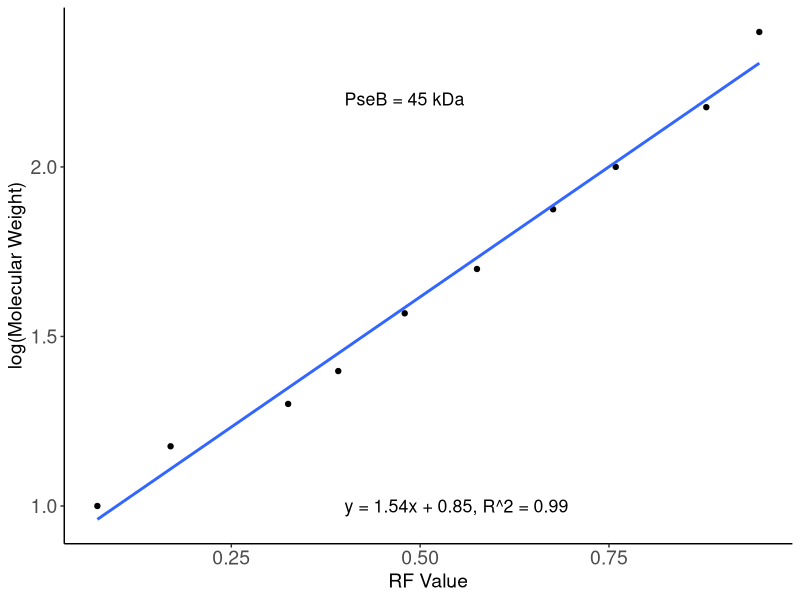
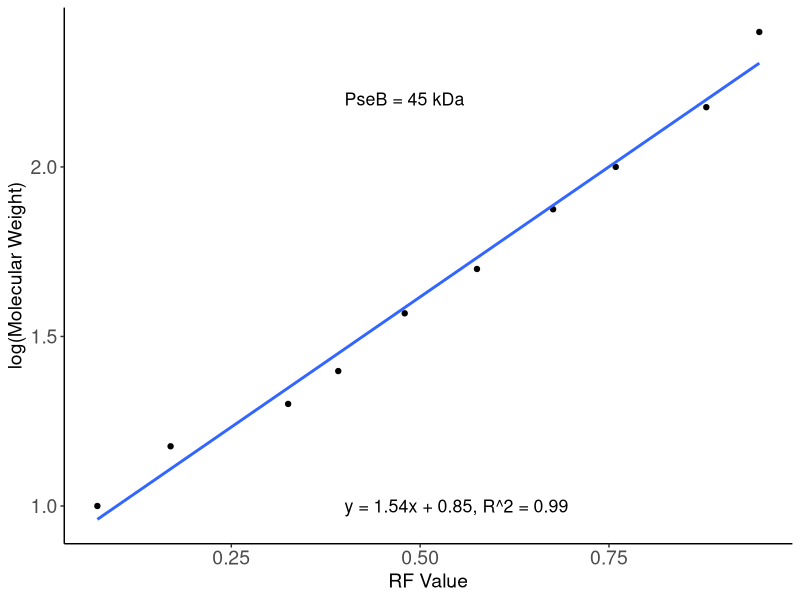

Generate these figures, in order, with R:
#### Set up ####

##Packages
#install.packages("tidyverse")
library(tidyverse)

#install.packages("readxl")
library(readxl)

#function for me
specify_decimal <- function(x, k) trimws(format(round(x, k), nsmall=k))

#### Your inputs ####

##Loading in your data
#Input data under columns 'distance' and 'mw_kDa'
wb_ladder <- read_excel("project/Figuring out molecular weight.xlsx")

#Specifics 
protein_name <- "PseB"
solvent_front <- 7.84
protein_distance <- 3.74
plot_save_location <- "project/plots/"

#### Finding linear regression coefficents ########

#solvent front:
wb_ladder

#finding the rf
wb_ladder$rf <- (solvent_front-wb_ladder$distance)/solvent_front

#getting log(molecular weight)
wb_ladder$log_mw <- log10(wb_ladder$mw_kDa)

## linear regression

wb_ladder_lm <- lm(log_mw~rf, data=wb_ladder)

#finding the equation

sum_wb_ladder_lm <- summary(wb_ladder_lm)
sum_wb_ladder_coeff <- sum_wb_ladder_lm[["coefficients"]]

# y = log(mw)
# x = rf
# y = mx + c

mx <- sum_wb_ladder_lm$coefficients["rf","Estimate"]
c <- sum_wb_ladder_lm$coefficients["(Intercept)","Estimate"]
r2 <- sum_wb_ladder_lm[["adj.r.squared"]]
#R^2 = 0.9691

line_equation <- paste("y = ",
                       specify_decimal(mx,2),
                       "x + ",specify_decimal(c,2),
                       ", R^2 = ",
                       specify_decimal(r2,2), sep="")
line_equation

#### Finding my MW for PseB ####

#find rf

rf <- (solvent_front-protein_distance)/solvent_front
rf

#find log(mw)
log_Mw <- (mx*rf) + c
log_Mw

#mw
PseB_Mw <- 10^(log_Mw)

Mw <- specify_decimal(PseB_Mw,0)
Mw <- paste(protein_name," = ",Mw," kDa", sep="")


#### plotting the calibration curve ####
wb_ladder %>%
  ggplot(aes(x = rf, y=log_mw)) +
  geom_point() +
  geom_smooth(method = lm, se = F) +
  theme_classic() +
  annotate("text",x = 0.40, y=1, label = paste(line_equation), size = 4.5, hjust = 0) +
  annotate("text",x = 0.40, y=2.2, label = Mw, size = 4.5, hjust = 0) +
  scale_y_continuous("log(Molecular Weight)") +
  scale_x_continuous("RF Value") +
  theme(axis.text=element_text(size=14),
        axis.title=element_text(size=14))


ggsave(paste(plot_save_location,protein_name,
             "_SDSPage_Mw.png",sep = ""),
       width= 1800,
       height= 2000,
       units="px")
